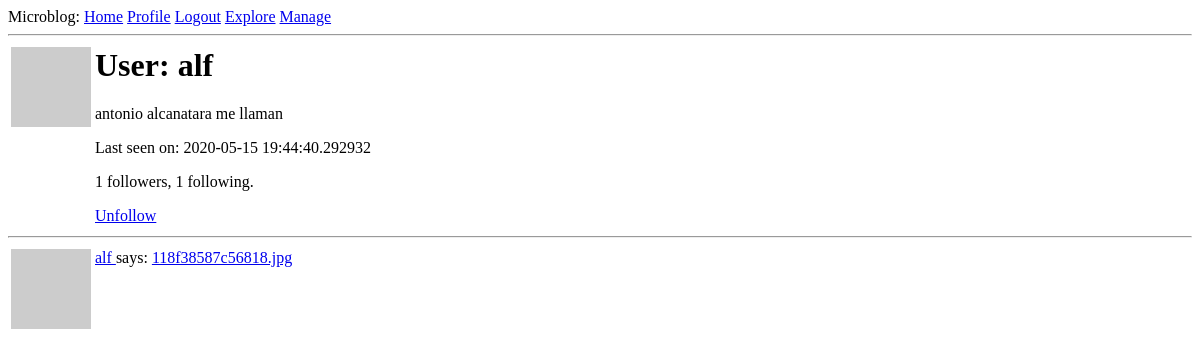
/user/alf (signed in), run on an earlier commit of the app's database.
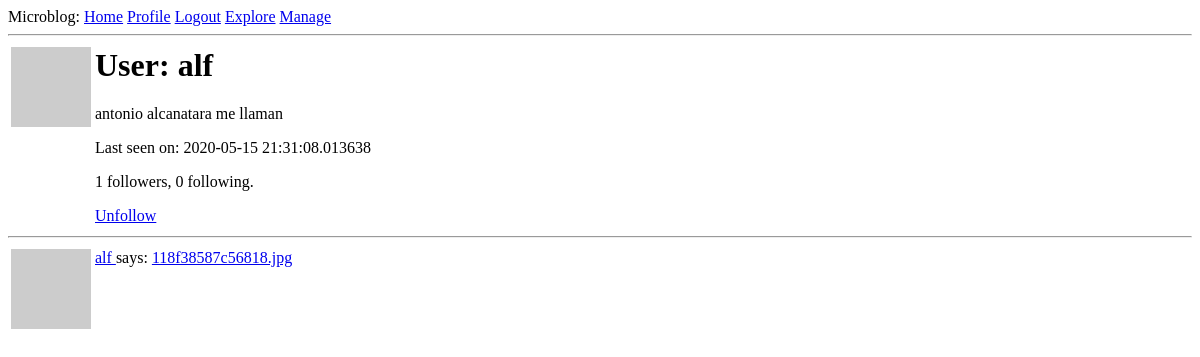
And on a later commit of the database.
### app/models.py (models this page shows, shortened)
class User(UserMixin, db.Model):
    id = db.Column(db.Integer, primary_key=True)
    username = db.Column(db.String(64), index=True, unique=True)
    email = db.Column(db.String(120), index=True, unique=True)
    password_hash = db.Column(db.String(128))
    posts = db.relationship('Post', backref='author', lazy='dynamic')
    about_me = db.Column(db.String(140))
    last_seen = db.Column(db.DateTime, default=datetime.utcnow)
    followed = db.relationship(
        'User', secondary=followers,
        primaryjoin=(followers.c.follower_id == id),
        secondaryjoin=(followers.c.followed_id == id),
        backref=db.backref('followers', lazy='dynamic'), lazy='dynamic')
    def avatar(self, size):
        digest = md5(self.email.lower().encode('utf-8')).hexdigest()
        return 'https://www.gravatar.com/avatar/{}?d=identicon&s={}'.format(
            digest, size)
    def is_following(self, user):
        return self.followed.filter(
            followers.c.followed_id == user.id).count() > 0

class Post(db.Model):
    id = db.Column(db.Integer, primary_key=True)
    title = db.Column(db.String(140))
    url = db.Column(db.String(140))
    timestamp = db.Column(db.DateTime, index=True, default=datetime.utcnow)
    user_id = db.Column(db.Integer, db.ForeignKey('user.id'))

### app/routes.py (the view)
@app.route('/user/<username>')
@login_required
def user(username):
    user = User.query.filter_by(username=username).first_or_404()
    posts = user.posts
    return render_template('user.html', user=user, posts=posts)

### app/models.py (called while the page is built)
@login.user_loader
def load_user(id):
    return User.query.get(int(id))

### app/routes.py (called while the page is built)
@app.before_request
def before_request():
    if current_user.is_authenticated:
        current_user.last_seen = datetime.utcnow()
        db.session.commit()

### app/templates/user.html
{% extends "base.html" %}
{% block content %}
    <table>
        <tr valign="top">
            <td><img src="{{ user.avatar(128) }}"></td>
            <td>
              <h1>User: {{ user.username }}</h1>
                {% if user.about_me %}<p>{{ user.about_me }}</p>{% endif %}
                {% if user.last_seen %}<p>Last seen on: {{ user.last_seen }}</p>{% endif %}
                <p>{{ user.followers.count() }} followers, {{ user.followed.count() }} following.</p>
                {% if user == current_user %}
                <p><a href="{{ url_for('edit_profile') }}">Edit your profile</a></p>
                {% elif not current_user.is_following(user) %}
                <p><a href="{{ url_for('follow', username=user.username) }}">Follow</a></p>
                {% else %}
                <p><a href="{{ url_for('unfollow', username=user.username) }}">Unfollow</a></p>
                {% endif %}
            </td>
        </tr>
    </table>
    <hr>
    {% for post in posts %}
        {% include '_post.html' %}
    {% endfor %}
{% endblock %}

### app/templates/base.html (shortened to what this page needs)
<html>
    <head>
    </head>
    <body>
        <div>
           Microblog:
           <a href="{{ url_for('index') }}">Home</a>
           {% if current_user.is_anonymous %}
           <a href="{{ url_for('login') }}">Login</a>
           {% else %}
           <a href="{{ url_for('user', username=current_user.username) }}">Profile</a>
           <a href="{{ url_for('logout') }}">Logout</a>
           <a href="{{ url_for('explore') }}">Explore</a>
           <a href="{{ url_for('manage') }}">Manage</a>
           {% endif %}
        </div>
        <hr>
        {% block content %}{% endblock %}
    </body>
</html>

### app/templates/_post.html
<table>
        <tr valign="top">
            <td><img src="{{ post.author.avatar(36) }}"></td>
            <td>
                <a href="{{ url_for('user', username=post.author.username) }}">
                    {{ post.author.username }}
                </a>
                says:
                <a href="{{ url_for('open_file', filename=post.url) }}">
                    {{ post.url }}
                </a><br/>
            </td>
        </tr>
    </table>

What changed in the data, as far as the page shows it:
changed User "alf": last_seen "2020-05-15 19:44:40.292932" → "2020-05-15 21:31:08.013638"
Also different on the page:
{{ user.followed.count() }}: "1" → "0"
